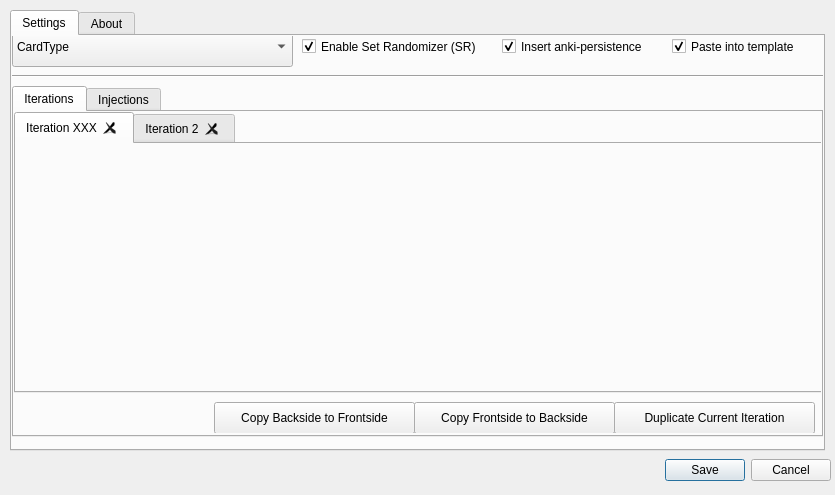
<?xml version="1.0" encoding="UTF-8"?>
<ui version="4.0">
 <author>Henrik Giesel</author>
 <class>SRConfig</class>
 <widget class="QDialog" name="SRConfig">
  <property name="geometry">
   <rect>
    <x>0</x>
    <y>0</y>
    <width>835</width>
    <height>495</height>
   </rect>
  </property>
  <property name="windowTitle">
   <string>Set Randomizer Settings</string>
  </property>
  <widget class="QTabWidget" name="tabWidgetMain">
   <property name="geometry">
    <rect>
     <x>10</x>
     <y>10</y>
     <width>815</width>
     <height>441</height>
    </rect>
   </property>
   <property name="currentIndex">
    <number>0</number>
   </property>
   <property name="documentMode">
    <bool>false</bool>
   </property>
   <property name="tabsClosable">
    <bool>false</bool>
   </property>
   <widget class="QWidget" name="tabSettings">
    <property name="whatsThis">
     <string>&lt;html&gt;&lt;head/&gt;&lt;body&gt;&lt;p&gt;&lt;br/&gt;&lt;/p&gt;&lt;/body&gt;&lt;/html&gt;</string>
    </property>
    <attribute name="title">
     <string>Settings</string>
    </attribute>
    <widget class="QComboBox" name="cardTypeSelector">
     <property name="geometry">
      <rect>
       <x>0</x>
       <y>-10</y>
       <width>281</width>
       <height>41</height>
      </rect>
     </property>
     <property name="toolTip">
      <string>&lt;html&gt;&lt;head/&gt;&lt;body&gt;&lt;p&gt;Select the CardType for which you want to change the SR settings.&lt;/p&gt;&lt;/body&gt;&lt;/html&gt;</string>
     </property>
     <property name="maxVisibleItems">
      <number>10</number>
     </property>
     <item>
      <property name="text">
       <string>CardType</string>
      </property>
     </item>
    </widget>
    <widget class="QCheckBox" name="enableCheckBox">
     <property name="geometry">
      <rect>
       <x>290</x>
       <y>-10</y>
       <width>191</width>
       <height>41</height>
      </rect>
     </property>
     <property name="toolTip">
      <string>&lt;html&gt;&lt;head/&gt;&lt;body&gt;&lt;p&gt;Check this if you want to SR for this card type. Uncheck this option for all card types, before you decide to uninstall SR.&lt;/p&gt;&lt;/body&gt;&lt;/html&gt;</string>
     </property>
     <property name="text">
      <string>Enable Set Randomizer (SR)</string>
     </property>
     <property name="checked">
      <bool>true</bool>
     </property>
     <property name="autoRepeat">
      <bool>false</bool>
     </property>
     <property name="tristate">
      <bool>false</bool>
     </property>
    </widget>
    <widget class="Line" name="lineTop">
     <property name="geometry">
      <rect>
       <x>-70</x>
       <y>30</y>
       <width>1001</width>
       <height>21</height>
      </rect>
     </property>
     <property name="orientation">
      <enum>Qt::Horizontal</enum>
     </property>
    </widget>
    <widget class="QCheckBox" name="insertAnkiPersistenceCheckBox">
     <property name="geometry">
      <rect>
       <x>490</x>
       <y>-10</y>
       <width>161</width>
       <height>41</height>
      </rect>
     </property>
     <property name="toolTip">
      <string>&lt;html&gt;&lt;head/&gt;&lt;body&gt;&lt;p&gt;Advanced. Inject anki-persistence. You should only uncheck this, if you already use anki-persistence in your templates, and you don't want to include it twice. &lt;/p&gt;&lt;/body&gt;&lt;/html&gt;</string>
     </property>
     <property name="text">
      <string>Insert anki-persistence</string>
     </property>
     <property name="checked">
      <bool>true</bool>
     </property>
     <property name="autoRepeat">
      <bool>false</bool>
     </property>
     <property name="tristate">
      <bool>false</bool>
     </property>
    </widget>
    <widget class="QCheckBox" name="pasteIntoTemplateCheckBox">
     <property name="geometry">
      <rect>
       <x>660</x>
       <y>-10</y>
       <width>141</width>
       <height>41</height>
      </rect>
     </property>
     <property name="toolTip">
      <string>&lt;html&gt;&lt;head/&gt;&lt;body&gt;&lt;p&gt;Check this if you want to paste the SR code directly into the template. This is recommended.&lt;/p&gt;&lt;p&gt;If you uncheck this, SR will create a file in your media folder containing the code. However this option is slower, and you might notice lag. If you can live with this lag, uncheck.&lt;/p&gt;&lt;/body&gt;&lt;/html&gt;</string>
     </property>
     <property name="text">
      <string>Paste into template</string>
     </property>
     <property name="checked">
      <bool>true</bool>
     </property>
     <property name="autoRepeat">
      <bool>false</bool>
     </property>
     <property name="tristate">
      <bool>false</bool>
     </property>
    </widget>
    <widget class="QTabWidget" name="partTabs">
     <property name="geometry">
      <rect>
       <x>0</x>
       <y>50</y>
       <width>811</width>
       <height>351</height>
      </rect>
     </property>
     <property name="tabPosition">
      <enum>QTabWidget::North</enum>
     </property>
     <property name="currentIndex">
      <number>0</number>
     </property>
     <property name="elideMode">
      <enum>Qt::ElideLeft</enum>
     </property>
     <property name="tabsClosable">
      <bool>false</bool>
     </property>
     <property name="movable">
      <bool>false</bool>
     </property>
     <widget class="QWidget" name="iterationTab">
      <attribute name="title">
       <string>Iterations</string>
      </attribute>
      <widget class="QTabWidget" name="iterationTabs">
       <property name="geometry">
        <rect>
         <x>0</x>
         <y>0</y>
         <width>811</width>
         <height>281</height>
        </rect>
       </property>
       <property name="tabPosition">
        <enum>QTabWidget::North</enum>
       </property>
       <property name="currentIndex">
        <number>0</number>
       </property>
       <property name="elideMode">
        <enum>Qt::ElideLeft</enum>
       </property>
       <property name="tabsClosable">
        <bool>true</bool>
       </property>
       <property name="movable">
        <bool>true</bool>
       </property>
       <widget class="QWidget" name="iterationTab1">
        <attribute name="title">
         <string>Iteration XXX</string>
        </attribute>
       </widget>
       <widget class="QWidget" name="tab_2">
        <attribute name="title">
         <string>Iteration 2</string>
        </attribute>
       </widget>
      </widget>
      <widget class="QFrame" name="iterationButtons">
       <property name="geometry">
        <rect>
         <x>110</x>
         <y>290</y>
         <width>691</width>
         <height>31</height>
        </rect>
       </property>
       <property name="frameShape">
        <enum>QFrame::NoFrame</enum>
       </property>
       <property name="frameShadow">
        <enum>QFrame::Raised</enum>
       </property>
       <widget class="QPushButton" name="duplicateIterationPushButton">
        <property name="geometry">
         <rect>
          <x>490</x>
          <y>0</y>
          <width>201</width>
          <height>32</height>
         </rect>
        </property>
        <property name="text">
         <string>Duplicate Current Iteration</string>
        </property>
        <property name="checkable">
         <bool>false</bool>
        </property>
        <property name="checked">
         <bool>false</bool>
        </property>
       </widget>
       <widget class="QPushButton" name="copyFrontsideToBacksidePushButton">
        <property name="geometry">
         <rect>
          <x>290</x>
          <y>0</y>
          <width>201</width>
          <height>32</height>
         </rect>
        </property>
        <property name="text">
         <string>Copy Frontside to Backside</string>
        </property>
        <property name="checkable">
         <bool>false</bool>
        </property>
        <property name="checked">
         <bool>false</bool>
        </property>
       </widget>
       <widget class="QPushButton" name="copyBacksideToFrontsidePushButton">
        <property name="geometry">
         <rect>
          <x>90</x>
          <y>0</y>
          <width>201</width>
          <height>32</height>
         </rect>
        </property>
        <property name="text">
         <string>Copy Backside to Frontside</string>
        </property>
        <property name="checkable">
         <bool>false</bool>
        </property>
        <property name="checked">
         <bool>false</bool>
        </property>
       </widget>
      </widget>
     </widget>
     <widget class="QWidget" name="injectionTab">
      <attribute name="title">
       <string>Injections</string>
      </attribute>
      <widget class="QTabWidget" name="injectionTabs">
       <property name="geometry">
        <rect>
         <x>0</x>
         <y>0</y>
         <width>821</width>
         <height>281</height>
        </rect>
       </property>
       <property name="tabPosition">
        <enum>QTabWidget::North</enum>
       </property>
       <property name="currentIndex">
        <number>0</number>
       </property>
       <property name="elideMode">
        <enum>Qt::ElideLeft</enum>
       </property>
       <property name="tabsClosable">
        <bool>true</bool>
       </property>
       <property name="movable">
        <bool>true</bool>
       </property>
       <widget class="QWidget" name="iterationTab1_3">
        <attribute name="title">
         <string>Injection XXX</string>
        </attribute>
       </widget>
       <widget class="QWidget" name="tab">
        <attribute name="title">
         <string>I2</string>
        </attribute>
       </widget>
      </widget>
      <widget class="QFrame" name="injectionButtons">
       <property name="geometry">
        <rect>
         <x>20</x>
         <y>290</y>
         <width>781</width>
         <height>31</height>
        </rect>
       </property>
       <property name="frameShape">
        <enum>QFrame::NoFrame</enum>
       </property>
       <property name="frameShadow">
        <enum>QFrame::Raised</enum>
       </property>
       <widget class="QPushButton" name="createNewInjectionPushButton">
        <property name="geometry">
         <rect>
          <x>580</x>
          <y>0</y>
          <width>201</width>
          <height>32</height>
         </rect>
        </property>
        <property name="text">
         <string>Create New Injection</string>
        </property>
        <property name="checkable">
         <bool>false</bool>
        </property>
        <property name="checked">
         <bool>false</bool>
        </property>
       </widget>
       <widget class="QPushButton" name="createNewStatementPushButton">
        <property name="geometry">
         <rect>
          <x>380</x>
          <y>0</y>
          <width>201</width>
          <height>32</height>
         </rect>
        </property>
        <property name="text">
         <string>Create New Statement</string>
        </property>
        <property name="checkable">
         <bool>false</bool>
        </property>
        <property name="checked">
         <bool>false</bool>
        </property>
       </widget>
       <widget class="QPushButton" name="deleteCurrentStatementPushButton">
        <property name="geometry">
         <rect>
          <x>180</x>
          <y>0</y>
          <width>201</width>
          <height>32</height>
         </rect>
        </property>
        <property name="text">
         <string>Delete Current Statement</string>
        </property>
        <property name="checkable">
         <bool>false</bool>
        </property>
        <property name="checked">
         <bool>false</bool>
        </property>
       </widget>
       <widget class="QPushButton" name="validateConditionsPushButton">
        <property name="geometry">
         <rect>
          <x>-20</x>
          <y>0</y>
          <width>201</width>
          <height>32</height>
         </rect>
        </property>
        <property name="text">
         <string>Validate Conditions</string>
        </property>
        <property name="checkable">
         <bool>false</bool>
        </property>
        <property name="checked">
         <bool>false</bool>
        </property>
       </widget>
      </widget>
      <zorder>injectionButtons</zorder>
      <zorder>injectionTabs</zorder>
     </widget>
    </widget>
   </widget>
   <widget class="QWidget" name="tabAbout">
    <attribute name="title">
     <string>About</string>
    </attribute>
    <widget class="QTextBrowser" name="aboutText">
     <property name="geometry">
      <rect>
       <x>10</x>
       <y>10</y>
       <width>811</width>
       <height>391</height>
      </rect>
     </property>
     <property name="html">
      <string>&lt;!DOCTYPE HTML PUBLIC &quot;-//W3C//DTD HTML 4.0//EN&quot; &quot;http://www.w3.org/TR/REC-html40/strict.dtd&quot;&gt;
&lt;html&gt;&lt;head&gt;&lt;meta name=&quot;qrichtext&quot; content=&quot;1&quot; /&gt;&lt;style type=&quot;text/css&quot;&gt;
p, li { white-space: pre-wrap; }
&lt;/style&gt;&lt;/head&gt;&lt;body style=&quot; font-family:'.AppleSystemUIFont'; font-size:13pt; font-weight:400; font-style:normal;&quot;&gt;
&lt;p style=&quot; margin-top:12px; margin-bottom:12px; margin-left:0px; margin-right:0px; -qt-block-indent:0; text-indent:0px;&quot;&gt;&lt;span style=&quot; font-family:'.SF NS Text'; font-weight:600;&quot;&gt;Anki Set Randomizer&lt;/span&gt;&lt;span style=&quot; font-family:'.SF NS Text';&quot;&gt; was developed by &lt;/span&gt;&lt;a href=&quot;https://github.com/hgiesel&quot;&gt;&lt;span style=&quot; font-family:'.SF NS Text'; text-decoration: underline; color:#0000ff;&quot;&gt;Henrik Giesel (hgiesel)&lt;/span&gt;&lt;/a&gt;&lt;span style=&quot; font-family:'.SF NS Text';&quot;&gt;. &lt;br /&gt;🐇 If you like my work consider supporting me on &lt;/span&gt;&lt;a href=&quot;https://ko-fi.com/hgiesel&quot;&gt;&lt;span style=&quot; font-family:'.SF NS Text'; text-decoration: underline; color:#0000ff;&quot;&gt;Ko-Fi&lt;/span&gt;&lt;/a&gt;&lt;span style=&quot; font-family:'.SF NS Text';&quot;&gt;. 🐇&lt;/span&gt;&lt;/p&gt;
&lt;p style=&quot; margin-top:12px; margin-bottom:12px; margin-left:0px; margin-right:0px; -qt-block-indent:0; text-indent:0px;&quot;&gt;&lt;span style=&quot; font-family:'.SF NS Text'; font-weight:600;&quot;&gt;Anki Persistence&lt;/span&gt;&lt;span style=&quot; font-family:'.SF NS Text';&quot;&gt; was developed by &lt;/span&gt;&lt;a href=&quot;https://github.com/SimonLammer/anki-persistence&quot;&gt;&lt;span style=&quot; font-family:'.SF NS Text'; text-decoration: underline; color:#0000ff;&quot;&gt;Simmon Lammer&lt;/span&gt;&lt;/a&gt;&lt;span style=&quot; font-family:'.SF NS Text';&quot;&gt;.&lt;br /&gt;&lt;/span&gt;&lt;/p&gt;
&lt;p style=&quot; margin-top:12px; margin-bottom:12px; margin-left:0px; margin-right:0px; -qt-block-indent:0; text-indent:0px;&quot;&gt;&lt;span style=&quot; font-family:'.SF NS Text';&quot;&gt;For more information about how to use Set Randomizer, you should check out &lt;/span&gt;&lt;a href=&quot;https://hgiesel.github.io/anki-set-randomizer/&quot;&gt;&lt;span style=&quot; font-family:'.SF NS Text'; text-decoration: underline; color:#0000ff;&quot;&gt;the docs&lt;/span&gt;&lt;/a&gt;&lt;span style=&quot; font-family:'.SF NS Text';&quot;&gt; (work in progress).&lt;/span&gt;&lt;/p&gt;&lt;/body&gt;&lt;/html&gt;</string>
     </property>
     <property name="openExternalLinks">
      <bool>true</bool>
     </property>
    </widget>
   </widget>
  </widget>
  <widget class="QDialogButtonBox" name="buttonBox">
   <property name="geometry">
    <rect>
     <x>650</x>
     <y>450</y>
     <width>181</width>
     <height>41</height>
    </rect>
   </property>
   <property name="orientation">
    <enum>Qt::Horizontal</enum>
   </property>
   <property name="standardButtons">
    <set>QDialogButtonBox::Cancel|QDialogButtonBox::Save</set>
   </property>
   <property name="centerButtons">
    <bool>false</bool>
   </property>
  </widget>
 </widget>
 <resources/>
 <connections/>
</ui>
